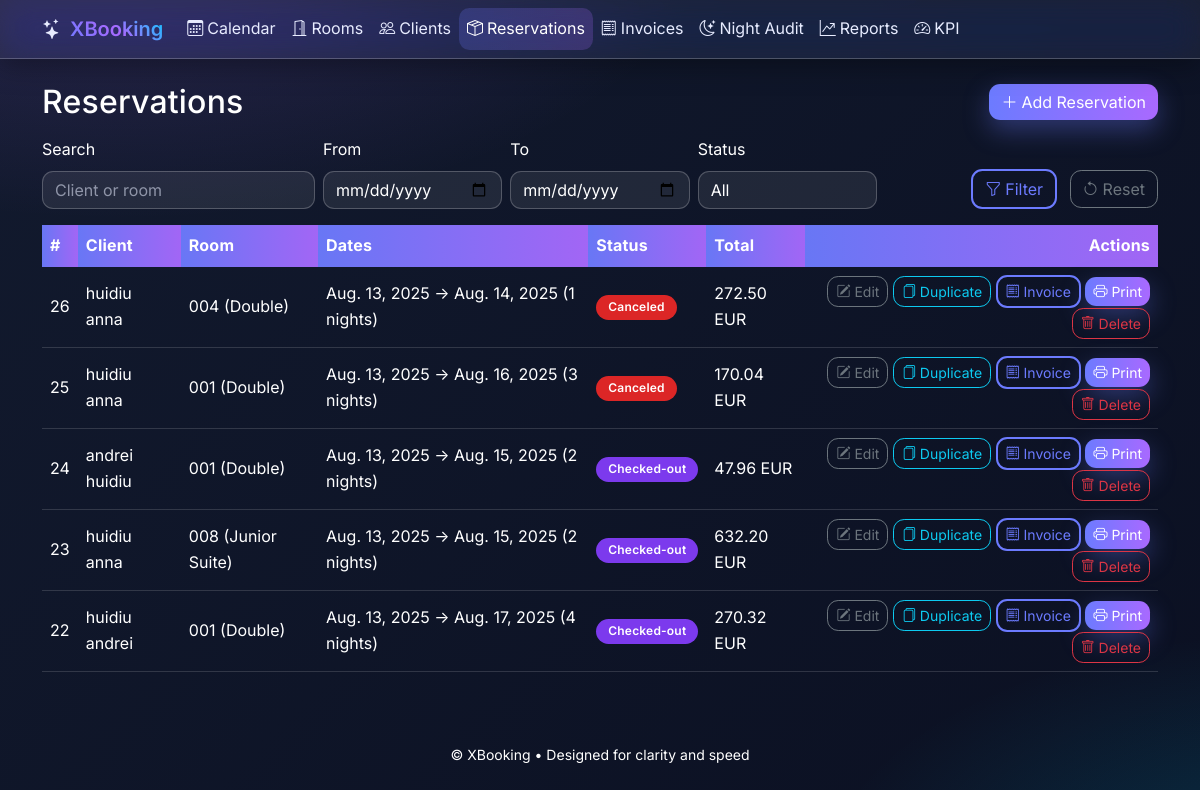
/reservations/, run on an earlier commit of the app's database.
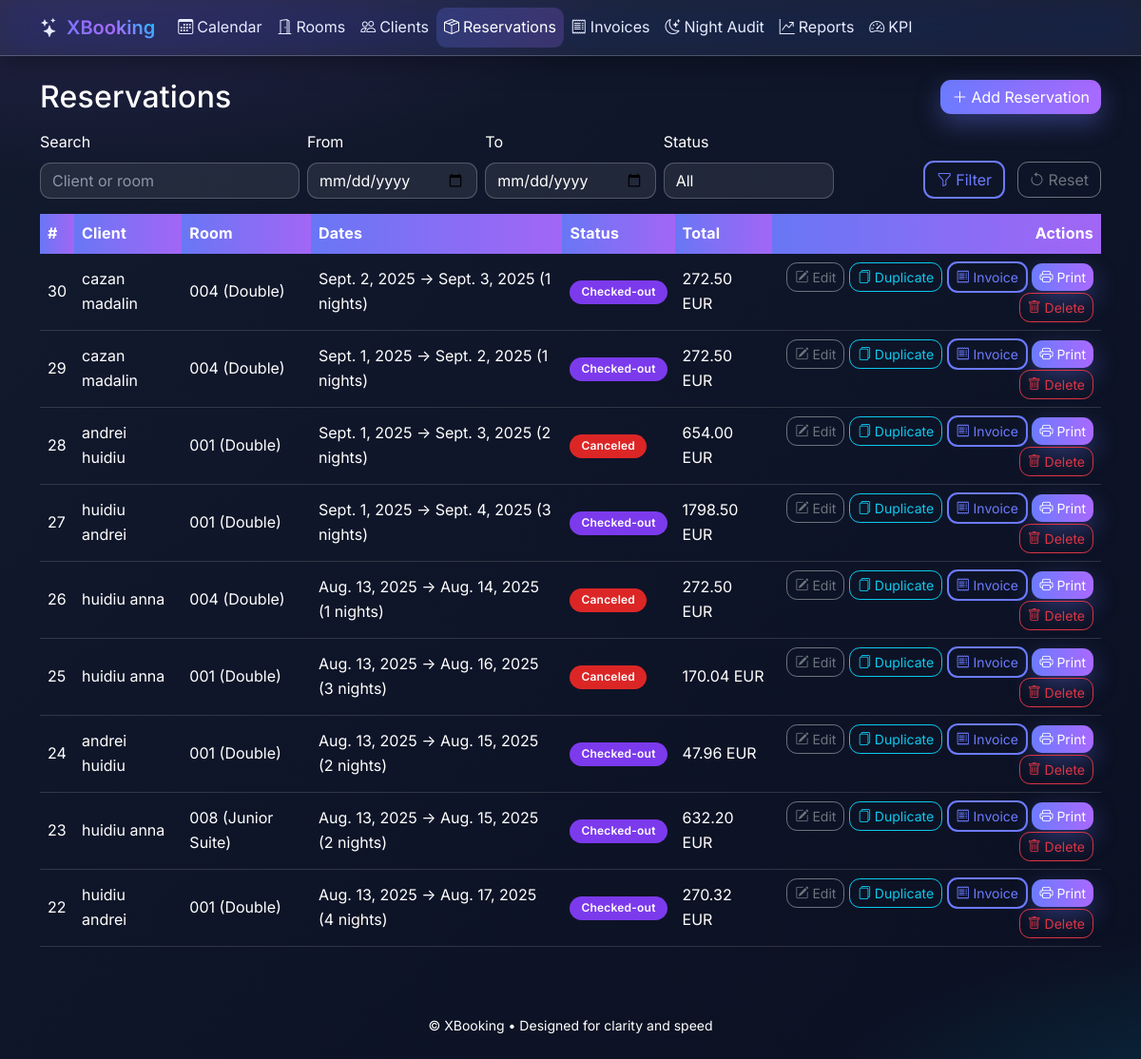
And on a later commit of the database.
### hotellapp/models.py (models this page shows, shortened)
class Reservation(models.Model):
    class Status(models.TextChoices):
        BOOKED = "booked", "Booked"
        CHECKED_IN = "checked_in", "Checked-in"
        CHECKED_OUT = "checked_out", "Checked-out"
        CANCELED = "canceled", "Canceled"
    client = models.ForeignKey(Client, on_delete=models.CASCADE, related_name="reservations")
    room = models.ForeignKey(Room, on_delete=models.PROTECT, related_name="reservations")
    check_in = models.DateField()
    check_out = models.DateField()
    status = models.CharField(max_length=20, choices=Status.choices, default=Status.BOOKED)
    breakfast_included = models.BooleanField(default=False)
    breakfast_price = models.DecimalField(max_digits=8, decimal_places=2, default=Decimal("0.00"))
    created_at = models.DateTimeField(auto_now_add=True)
    updated_at = models.DateTimeField(auto_now=True)
    class Meta:
        constraints = [
            models.CheckConstraint(name="check_in_before_check_out", check=Q(check_in__lt=F("check_out"))),
        ]
        ordering = ["-created_at"]
    @property
    def nights(self) -> int:
        return max(0, (self.check_out - self.check_in).days)

class Client(models.Model):
    class BillingType(models.TextChoices):
        INDIVIDUAL = "individual", "Individual"
        COMPANY = "company", "Company"
    first_name = models.CharField(max_length=100)
    last_name = models.CharField(max_length=100)
    email = models.EmailField(blank=True, null=True)
    phone = models.CharField(max_length=30, blank=True, null=True)
    billing_type = models.CharField(max_length=20, choices=BillingType.choices, default=BillingType.INDIVIDUAL)
    company_name = models.CharField(max_length=255, blank=True, null=True)
    company_tax_id = models.CharField("Tax ID (CUI/CIF)", max_length=50, blank=True, null=True)
    company_vat_payer = models.BooleanField(default=False)
    address = models.CharField(max_length=255, blank=True, null=True)
    city = models.CharField(max_length=100, blank=True, null=True)
    country = models.CharField(max_length=100, blank=True, null=True)
    date_of_birth = models.DateField(blank=True, null=True)
    document_id = models.CharField("ID/Passport", max_length=50, blank=True, null=True)
    notes = models.TextField(blank=True, null=True)
    def __str__(self) -> str:  # pragma: no cover
        return f"{self.first_name} {self.last_name}".strip()

class Room(models.Model):
    class Type(models.TextChoices):
        SINGLE = "single", "Single"
        DOUBLE = "double", "Double"
        TWIN = "twin", "Twin"
        SUITE = "suite", "Suite"
        APARTMENT = "apartment", "Serviced Apartment"
        JUNIOR_SUITE = "junior_suite", "Junior Suite"
    class Status(models.TextChoices):
        AVAILABLE = "available", "Available"
        OCCUPIED = "occupied", "Occupied"
        CLEANING = "cleaning", "Cleaning"
    number = models.CharField(max_length=10, unique=True)
    type = models.CharField(max_length=20, choices=Type.choices, default=Type.DOUBLE)
    price_per_night = models.DecimalField(max_digits=8, decimal_places=2, default=Decimal("0.00"))
    status = models.CharField(max_length=15, choices=Status.choices, default=Status.AVAILABLE)

class Invoice(models.Model):
    class PaymentMethod(models.TextChoices):
        CASH = "cash", "Cash"
        CARD = "card", "Card"
        TRANSFER = "transfer", "Bank Transfer"
    reservation = models.OneToOneField(Reservation, on_delete=models.CASCADE, related_name="invoice")
    client = models.ForeignKey(Client, on_delete=models.PROTECT, related_name="invoices")
    series = models.CharField(max_length=10, default="XB")
    number = models.PositiveIntegerField(blank=True, null=True)
    issue_date = models.DateTimeField(auto_now_add=True)
    due_date = models.DateField(blank=True, null=True)
    payment_method = models.CharField(max_length=20, choices=PaymentMethod.choices, default=PaymentMethod.CASH)
    billing_name = models.CharField(max_length=255, blank=True, null=True)
    billing_tax_id = models.CharField(max_length=50, blank=True, null=True)
    billing_address = models.CharField(max_length=255, blank=True, null=True)
    locked = models.BooleanField(default=False)
    total = models.DecimalField(max_digits=10, decimal_places=2, default=Decimal("0.00"))
    currency = models.CharField(max_length=3, default="EUR")
    notes = models.TextField(blank=True, null=True)
    class Meta:
        ordering = ["-issue_date"]
        constraints = [
            models.UniqueConstraint(fields=["series", "number"], name="uniq_invoice_series_number"),
        ]

### hotellapp/views.py (the view)
# urls.py: path("reservations/", ReservationListView.as_view(), name="reservation_list"),
class ReservationListView(ListView):
    model = Reservation
    template_name = "hotellapp/reservation_list.html"
    context_object_name = "reservations"
    paginate_by = 25
    def get_queryset(self):
        qs = super().get_queryset().select_related("client", "room")
        q = self.request.GET.get("q", "").strip()
        status = self.request.GET.get("status")
        start = self.request.GET.get("start")
        end = self.request.GET.get("end")
        if q:
            qs = qs.filter(
                models.Q(client__first_name__icontains=q)
                | models.Q(client__last_name__icontains=q)
                | models.Q(room__number__icontains=q)
            )
        if status:
            qs = qs.filter(status=status)
        if start:
            try:
                qs = qs.filter(check_out__gte=date.fromisoformat(start))
            except ValueError:
                pass
        if end:
            try:
                qs = qs.filter(check_in__lte=date.fromisoformat(end))
            except ValueError:
                pass
        return qs
    def get_context_data(self, **kwargs):
        ctx = super().get_context_data(**kwargs)
        ctx["filter"] = {
            "q": self.request.GET.get("q", ""),
            "status": self.request.GET.get("status", ""),
            "start": self.request.GET.get("start", ""),
            "end": self.request.GET.get("end", ""),
        }
        return ctx

### templates/hotellapp/reservation_list.html (shortened to what this page needs)
{% extends "hotellapp/base.html" %}
{% block content %}
<div class="d-flex justify-content-between align-items-center mb-3">
  <h2 class="mb-0">Reservations</h2>
  <a class="btn btn-primary" href="{% url 'reservation_add' %}"><i class="bi bi-plus-lg me-1"></i>Add Reservation</a>
</div>
<form method="get" class="row g-2 align-items-end mb-3">
  <div class="col-md-3">
    <label class="form-label">Search</label>
    <input type="text" name="q" class="form-control" value="{{ filter.q }}" placeholder="Client or room">
  </div>
  <div class="col-md-2">
    <label class="form-label">From</label>
    <input type="date" name="start" class="form-control" value="{{ filter.start }}">
  </div>
  <div class="col-md-2">
    <label class="form-label">To</label>
    <input type="date" name="end" class="form-control" value="{{ filter.end }}">
  </div>
  <div class="col-md-2">
    <label class="form-label">Status</label>
    <select name="status" class="form-select">
      <option value="">All</option>
    </select>
  </div>
  <div class="col-md-3 text-md-end">
    <button class="btn btn-outline-primary me-2"><i class="bi bi-funnel me-1"></i>Filter</button>
    <a class="btn btn-outline-secondary" href="{% url 'reservation_list' %}"><i class="bi bi-arrow-counterclockwise me-1"></i>Reset</a>
  </div>
</form>
<table class="table table-hover align-middle table-modern">
  <thead class="table-light">
    <tr>
      <th>#</th>
      <th>Client</th>
      <th>Room</th>
      <th>Dates</th>
      <th>Status</th>
      <th>Total</th>
      <th class="text-end">Actions</th>
    </tr>
  </thead>
  <tbody>
    {% for r in reservations %}
      <tr>
        <td>{{ r.id }}</td>
        <td>{{ r.client }}</td>
        <td>{{ r.room.number }} ({{ r.room.get_type_display }})</td>
        <td>{{ r.check_in }} → {{ r.check_out }} ({{ r.nights }} nights)</td>
        <td><span class="badge status-badge status-{{ r.status }}">{{ r.get_status_display }}</span></td>
        <td>
          {% if r.invoice %}{{ r.invoice.total }} {{ r.invoice.currency }}{% else %}—{% endif %}
        </td>
        <td class="text-end">
          <a class="btn btn-sm btn-outline-secondary" href="{% url 'reservation_edit' r.pk %}"><i class="bi bi-pencil-square"></i> Edit</a>
          <a class="btn btn-sm btn-outline-info" href="{% url 'reservation_add' %}?client={{ r.client.pk }}&room={{ r.room.pk }}&check_in={{ r.check_in|date:'Y-m-d' }}&check_out={{ r.check_out|date:'Y-m-d' }}"><i class="bi bi-files"></i> Duplicate</a>
          {% if r.invoice %}
            <a class="btn btn-sm btn-outline-primary" href="{% url 'invoice_detail' r.invoice.pk %}"><i class="bi bi-receipt"></i> Invoice</a>
            <a class="btn btn-sm btn-primary" href="{% url 'invoice_print' r.invoice.pk %}" target="_blank"><i class="bi bi-printer"></i> Print</a>
          {% endif %}
          <a class="btn btn-sm btn-outline-danger" href="{% url 'reservation_delete' r.pk %}"><i class="bi bi-trash"></i> Delete</a>
        </td>
      </tr>
    {% empty %}
      <tr><td colspan="7" class="text-center text-muted">No reservations yet.</td></tr>
    {% endfor %}
  </tbody>
</table>
{% endblock %}

What changed in the data, as far as the page shows it:
added Reservation: id "30", client "cazan madalin", room.number "004", room.type "Double", check_in "Sept. 2, 2025", check_out "Sept. 3, 2025", nights "1", status "Checked-out", invoice.total "272.50", invoice.currency "EUR", shows "Invoice"
added Reservation: id "29", client "cazan madalin", room.number "004", room.type "Double", check_in "Sept. 1, 2025", check_out "Sept. 2, 2025", nights "1", status "Checked-out", invoice.total "272.50", invoice.currency "EUR", shows "Invoice"
added Reservation: id "28", client "andrei huidiu", room.number "001", room.type "Double", check_in "Sept. 1, 2025", check_out "Sept. 3, 2025", nights "2", status "Canceled", invoice.total "654.00", invoice.currency "EUR", shows "Invoice"
added Reservation: id "27", client "huidiu andrei", room.number "001", room.type "Double", check_in "Sept. 1, 2025", check_out "Sept. 4, 2025", nights "3", status "Checked-out", invoice.total "1798.50", invoice.currency "EUR", shows "Invoice"
